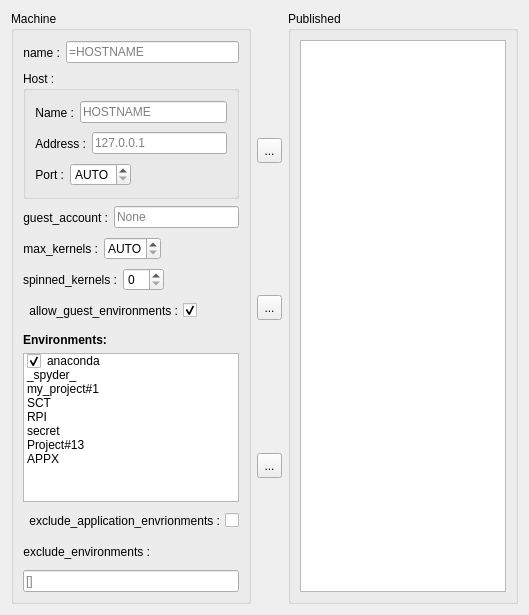
<?xml version="1.0" encoding="UTF-8"?>
<ui version="4.0">
 <class>Dialog</class>
 <widget class="QDialog" name="Dialog">
  <property name="geometry">
   <rect>
    <x>0</x>
    <y>0</y>
    <width>529</width>
    <height>615</height>
   </rect>
  </property>
  <property name="windowTitle">
   <string>Dialog</string>
  </property>
  <layout class="QHBoxLayout" name="horizontalLayout_4">
   <item>
    <widget class="QGroupBox" name="machineGroupBox">
     <property name="title">
      <string>Machine</string>
     </property>
     <layout class="QVBoxLayout" name="verticalLayout_5">
      <item>
       <layout class="QHBoxLayout" name="horizontalLayout_5">
        <item>
         <widget class="QLabel" name="label">
          <property name="sizePolicy">
           <sizepolicy hsizetype="Minimum" vsizetype="Fixed">
            <horstretch>0</horstretch>
            <verstretch>0</verstretch>
           </sizepolicy>
          </property>
          <property name="minimumSize">
           <size>
            <width>0</width>
            <height>25</height>
           </size>
          </property>
          <property name="maximumSize">
           <size>
            <width>16777215</width>
            <height>25</height>
           </size>
          </property>
          <property name="text">
           <string>name :</string>
          </property>
          <property name="alignment">
           <set>Qt::AlignRight|Qt::AlignTrailing|Qt::AlignVCenter</set>
          </property>
         </widget>
        </item>
        <item>
         <widget class="QLineEdit" name="serviceName">
          <property name="placeholderText">
           <string>=HOSTNAME</string>
          </property>
          <property name="clearButtonEnabled">
           <bool>true</bool>
          </property>
         </widget>
        </item>
       </layout>
      </item>
      <item>
       <widget class="QGroupBox" name="groupBox">
        <property name="title">
         <string>Host :</string>
        </property>
        <layout class="QVBoxLayout" name="verticalLayout_4">
         <item>
          <layout class="QHBoxLayout" name="horizontalLayout_11">
           <item>
            <widget class="QLabel" name="label_9">
             <property name="sizePolicy">
              <sizepolicy hsizetype="Minimum" vsizetype="Fixed">
               <horstretch>0</horstretch>
               <verstretch>0</verstretch>
              </sizepolicy>
             </property>
             <property name="minimumSize">
              <size>
               <width>0</width>
               <height>25</height>
              </size>
             </property>
             <property name="maximumSize">
              <size>
               <width>16777215</width>
               <height>25</height>
              </size>
             </property>
             <property name="text">
              <string>Name :</string>
             </property>
             <property name="alignment">
              <set>Qt::AlignRight|Qt::AlignTrailing|Qt::AlignVCenter</set>
             </property>
            </widget>
           </item>
           <item>
            <widget class="QLineEdit" name="hostName">
             <property name="placeholderText">
              <string>HOSTNAME</string>
             </property>
             <property name="clearButtonEnabled">
              <bool>true</bool>
             </property>
            </widget>
           </item>
          </layout>
         </item>
         <item>
          <layout class="QHBoxLayout" name="horizontalLayout_9">
           <item>
            <widget class="QLabel" name="label_7">
             <property name="sizePolicy">
              <sizepolicy hsizetype="Minimum" vsizetype="Fixed">
               <horstretch>0</horstretch>
               <verstretch>0</verstretch>
              </sizepolicy>
             </property>
             <property name="minimumSize">
              <size>
               <width>0</width>
               <height>25</height>
              </size>
             </property>
             <property name="maximumSize">
              <size>
               <width>16777215</width>
               <height>25</height>
              </size>
             </property>
             <property name="text">
              <string>Address :</string>
             </property>
             <property name="alignment">
              <set>Qt::AlignRight|Qt::AlignTrailing|Qt::AlignVCenter</set>
             </property>
            </widget>
           </item>
           <item>
            <widget class="QLineEdit" name="hostAddress">
             <property name="placeholderText">
              <string>127.0.0.1</string>
             </property>
             <property name="clearButtonEnabled">
              <bool>true</bool>
             </property>
            </widget>
           </item>
          </layout>
         </item>
         <item>
          <layout class="QHBoxLayout" name="horizontalLayout_10">
           <item>
            <widget class="QLabel" name="label_8">
             <property name="sizePolicy">
              <sizepolicy hsizetype="Minimum" vsizetype="Fixed">
               <horstretch>0</horstretch>
               <verstretch>0</verstretch>
              </sizepolicy>
             </property>
             <property name="minimumSize">
              <size>
               <width>0</width>
               <height>25</height>
              </size>
             </property>
             <property name="maximumSize">
              <size>
               <width>16777215</width>
               <height>25</height>
              </size>
             </property>
             <property name="text">
              <string>Port :</string>
             </property>
             <property name="alignment">
              <set>Qt::AlignRight|Qt::AlignTrailing|Qt::AlignVCenter</set>
             </property>
            </widget>
           </item>
           <item>
            <widget class="QSpinBox" name="hostPort">
             <property name="sizePolicy">
              <sizepolicy hsizetype="Maximum" vsizetype="Fixed">
               <horstretch>0</horstretch>
               <verstretch>0</verstretch>
              </sizepolicy>
             </property>
             <property name="specialValueText">
              <string>AUTO</string>
             </property>
             <property name="minimum">
              <number>0</number>
             </property>
             <property name="maximum">
              <number>65535</number>
             </property>
             <property name="value">
              <number>0</number>
             </property>
            </widget>
           </item>
           <item>
            <spacer name="horizontalSpacer_7">
             <property name="orientation">
              <enum>Qt::Horizontal</enum>
             </property>
             <property name="sizeHint" stdset="0">
              <size>
               <width>40</width>
               <height>20</height>
              </size>
             </property>
            </spacer>
           </item>
          </layout>
         </item>
        </layout>
       </widget>
      </item>
      <item>
       <layout class="QHBoxLayout" name="horizontalLayout_6">
        <item>
         <widget class="QLabel" name="label_4">
          <property name="sizePolicy">
           <sizepolicy hsizetype="Minimum" vsizetype="Fixed">
            <horstretch>0</horstretch>
            <verstretch>0</verstretch>
           </sizepolicy>
          </property>
          <property name="minimumSize">
           <size>
            <width>0</width>
            <height>25</height>
           </size>
          </property>
          <property name="maximumSize">
           <size>
            <width>16777215</width>
            <height>25</height>
           </size>
          </property>
          <property name="layoutDirection">
           <enum>Qt::LeftToRight</enum>
          </property>
          <property name="text">
           <string>guest_account :</string>
          </property>
          <property name="alignment">
           <set>Qt::AlignRight|Qt::AlignTrailing|Qt::AlignVCenter</set>
          </property>
         </widget>
        </item>
        <item>
         <widget class="QLineEdit" name="guestAccount">
          <property name="placeholderText">
           <string>None</string>
          </property>
          <property name="clearButtonEnabled">
           <bool>true</bool>
          </property>
         </widget>
        </item>
       </layout>
      </item>
      <item>
       <layout class="QHBoxLayout" name="horizontalLayout_7">
        <item>
         <widget class="QLabel" name="label_3">
          <property name="sizePolicy">
           <sizepolicy hsizetype="Minimum" vsizetype="Fixed">
            <horstretch>0</horstretch>
            <verstretch>0</verstretch>
           </sizepolicy>
          </property>
          <property name="minimumSize">
           <size>
            <width>0</width>
            <height>25</height>
           </size>
          </property>
          <property name="maximumSize">
           <size>
            <width>16777215</width>
            <height>25</height>
           </size>
          </property>
          <property name="text">
           <string>max_kernels :</string>
          </property>
          <property name="alignment">
           <set>Qt::AlignRight|Qt::AlignTrailing|Qt::AlignVCenter</set>
          </property>
         </widget>
        </item>
        <item>
         <widget class="QSpinBox" name="max_kernels">
          <property name="sizePolicy">
           <sizepolicy hsizetype="Preferred" vsizetype="Fixed">
            <horstretch>0</horstretch>
            <verstretch>0</verstretch>
           </sizepolicy>
          </property>
          <property name="specialValueText">
           <string>AUTO</string>
          </property>
          <property name="minimum">
           <number>0</number>
          </property>
          <property name="maximum">
           <number>16</number>
          </property>
          <property name="value">
           <number>0</number>
          </property>
         </widget>
        </item>
        <item>
         <spacer name="horizontalSpacer_5">
          <property name="orientation">
           <enum>Qt::Horizontal</enum>
          </property>
          <property name="sizeHint" stdset="0">
           <size>
            <width>40</width>
            <height>20</height>
           </size>
          </property>
         </spacer>
        </item>
       </layout>
      </item>
      <item>
       <layout class="QHBoxLayout" name="horizontalLayout_8">
        <item>
         <widget class="QLabel" name="label_5">
          <property name="sizePolicy">
           <sizepolicy hsizetype="Minimum" vsizetype="Fixed">
            <horstretch>0</horstretch>
            <verstretch>0</verstretch>
           </sizepolicy>
          </property>
          <property name="minimumSize">
           <size>
            <width>0</width>
            <height>25</height>
           </size>
          </property>
          <property name="maximumSize">
           <size>
            <width>16777215</width>
            <height>25</height>
           </size>
          </property>
          <property name="text">
           <string>spinned_kernels :</string>
          </property>
          <property name="alignment">
           <set>Qt::AlignRight|Qt::AlignTrailing|Qt::AlignVCenter</set>
          </property>
         </widget>
        </item>
        <item>
         <widget class="QSpinBox" name="spinned_kernels">
          <property name="sizePolicy">
           <sizepolicy hsizetype="Preferred" vsizetype="Fixed">
            <horstretch>0</horstretch>
            <verstretch>0</verstretch>
           </sizepolicy>
          </property>
          <property name="specialValueText">
           <string/>
          </property>
          <property name="minimum">
           <number>0</number>
          </property>
          <property name="maximum">
           <number>16</number>
          </property>
          <property name="value">
           <number>0</number>
          </property>
         </widget>
        </item>
        <item>
         <spacer name="horizontalSpacer_4">
          <property name="orientation">
           <enum>Qt::Horizontal</enum>
          </property>
          <property name="sizeHint" stdset="0">
           <size>
            <width>40</width>
            <height>20</height>
           </size>
          </property>
         </spacer>
        </item>
       </layout>
      </item>
      <item>
       <layout class="QHBoxLayout" name="horizontalLayout_3">
        <item>
         <widget class="QCheckBox" name="allow_guest_environments">
          <property name="sizePolicy">
           <sizepolicy hsizetype="Minimum" vsizetype="Fixed">
            <horstretch>0</horstretch>
            <verstretch>0</verstretch>
           </sizepolicy>
          </property>
          <property name="minimumSize">
           <size>
            <width>0</width>
            <height>25</height>
           </size>
          </property>
          <property name="maximumSize">
           <size>
            <width>16777215</width>
            <height>25</height>
           </size>
          </property>
          <property name="layoutDirection">
           <enum>Qt::RightToLeft</enum>
          </property>
          <property name="text">
           <string>allow_guest_environments :</string>
          </property>
          <property name="checked">
           <bool>true</bool>
          </property>
         </widget>
        </item>
        <item>
         <spacer name="horizontalSpacer_2">
          <property name="orientation">
           <enum>Qt::Horizontal</enum>
          </property>
          <property name="sizeHint" stdset="0">
           <size>
            <width>40</width>
            <height>20</height>
           </size>
          </property>
         </spacer>
        </item>
       </layout>
      </item>
      <item>
       <layout class="QVBoxLayout" name="verticalLayout">
        <item>
         <widget class="QLabel" name="label_2">
          <property name="sizePolicy">
           <sizepolicy hsizetype="Expanding" vsizetype="Fixed">
            <horstretch>0</horstretch>
            <verstretch>0</verstretch>
           </sizepolicy>
          </property>
          <property name="minimumSize">
           <size>
            <width>0</width>
            <height>18</height>
           </size>
          </property>
          <property name="maximumSize">
           <size>
            <width>16777215</width>
            <height>18</height>
           </size>
          </property>
          <property name="font">
           <font>
            <weight>75</weight>
            <bold>true</bold>
           </font>
          </property>
          <property name="text">
           <string>Environments:</string>
          </property>
          <property name="alignment">
           <set>Qt::AlignBottom|Qt::AlignLeading|Qt::AlignLeft</set>
          </property>
         </widget>
        </item>
        <item>
         <widget class="QListWidget" name="environments">
          <property name="sizePolicy">
           <sizepolicy hsizetype="Expanding" vsizetype="Expanding">
            <horstretch>0</horstretch>
            <verstretch>0</verstretch>
           </sizepolicy>
          </property>
          <property name="sizeAdjustPolicy">
           <enum>QAbstractScrollArea::AdjustToContents</enum>
          </property>
          <property name="showDropIndicator" stdset="0">
           <bool>false</bool>
          </property>
          <item>
           <property name="text">
            <string>anaconda</string>
           </property>
           <property name="checkState">
            <enum>Checked</enum>
           </property>
           <property name="flags">
            <set>ItemIsSelectable|ItemIsUserCheckable|ItemIsEnabled</set>
           </property>
          </item>
          <item>
           <property name="text">
            <string>_spyder_</string>
           </property>
           <property name="checkState">
            <enum>Unchecked</enum>
           </property>
           <property name="flags">
            <set>ItemIsSelectable|ItemIsUserCheckable|ItemIsEnabled</set>
           </property>
          </item>
          <item>
           <property name="text">
            <string>my_project#1</string>
           </property>
           <property name="checkState">
            <enum>Unchecked</enum>
           </property>
          </item>
          <item>
           <property name="text">
            <string>SCT</string>
           </property>
           <property name="checkState">
            <enum>Unchecked</enum>
           </property>
           <property name="flags">
            <set>ItemIsSelectable|ItemIsUserCheckable|ItemIsEnabled</set>
           </property>
          </item>
          <item>
           <property name="text">
            <string>RPI</string>
           </property>
           <property name="checkState">
            <enum>Unchecked</enum>
           </property>
           <property name="flags">
            <set>ItemIsSelectable|ItemIsUserCheckable|ItemIsEnabled</set>
           </property>
          </item>
          <item>
           <property name="text">
            <string>secret</string>
           </property>
           <property name="checkState">
            <enum>Unchecked</enum>
           </property>
           <property name="flags">
            <set>ItemIsSelectable|ItemIsUserCheckable|ItemIsEnabled</set>
           </property>
          </item>
          <item>
           <property name="text">
            <string>Project#13</string>
           </property>
           <property name="checkState">
            <enum>Unchecked</enum>
           </property>
           <property name="flags">
            <set>ItemIsSelectable|ItemIsUserCheckable|ItemIsEnabled</set>
           </property>
          </item>
          <item>
           <property name="text">
            <string>APPX</string>
           </property>
           <property name="checkState">
            <enum>Unchecked</enum>
           </property>
           <property name="flags">
            <set>ItemIsSelectable|ItemIsUserCheckable|ItemIsEnabled</set>
           </property>
          </item>
         </widget>
        </item>
       </layout>
      </item>
      <item>
       <layout class="QHBoxLayout" name="horizontalLayout_2">
        <item>
         <widget class="QCheckBox" name="exclude_application_environments">
          <property name="sizePolicy">
           <sizepolicy hsizetype="Minimum" vsizetype="Fixed">
            <horstretch>0</horstretch>
            <verstretch>0</verstretch>
           </sizepolicy>
          </property>
          <property name="minimumSize">
           <size>
            <width>0</width>
            <height>25</height>
           </size>
          </property>
          <property name="maximumSize">
           <size>
            <width>16777215</width>
            <height>25</height>
           </size>
          </property>
          <property name="layoutDirection">
           <enum>Qt::RightToLeft</enum>
          </property>
          <property name="text">
           <string>exclude_application_envrionments :</string>
          </property>
         </widget>
        </item>
        <item>
         <spacer name="horizontalSpacer">
          <property name="orientation">
           <enum>Qt::Horizontal</enum>
          </property>
          <property name="sizeHint" stdset="0">
           <size>
            <width>40</width>
            <height>20</height>
           </size>
          </property>
         </spacer>
        </item>
       </layout>
      </item>
      <item>
       <layout class="QVBoxLayout" name="verticalLayout_2">
        <item>
         <layout class="QHBoxLayout" name="horizontalLayout">
          <item>
           <widget class="QLabel" name="label_6">
            <property name="sizePolicy">
             <sizepolicy hsizetype="Minimum" vsizetype="Fixed">
              <horstretch>0</horstretch>
              <verstretch>0</verstretch>
             </sizepolicy>
            </property>
            <property name="minimumSize">
             <size>
              <width>0</width>
              <height>25</height>
             </size>
            </property>
            <property name="maximumSize">
             <size>
              <width>16777215</width>
              <height>25</height>
             </size>
            </property>
            <property name="text">
             <string>exclude_environments :</string>
            </property>
            <property name="alignment">
             <set>Qt::AlignRight|Qt::AlignTrailing|Qt::AlignVCenter</set>
            </property>
           </widget>
          </item>
          <item>
           <spacer name="horizontalSpacer_6">
            <property name="orientation">
             <enum>Qt::Horizontal</enum>
            </property>
            <property name="sizeHint" stdset="0">
             <size>
              <width>40</width>
              <height>20</height>
             </size>
            </property>
           </spacer>
          </item>
         </layout>
        </item>
        <item>
         <widget class="QLineEdit" name="exclude_environments">
          <property name="toolTip">
           <string>Needs to be a python list</string>
          </property>
          <property name="placeholderText">
           <string>[]</string>
          </property>
          <property name="clearButtonEnabled">
           <bool>true</bool>
          </property>
         </widget>
        </item>
       </layout>
      </item>
     </layout>
    </widget>
   </item>
   <item>
    <layout class="QVBoxLayout" name="verticalLayout_3">
     <item>
      <spacer name="verticalSpacer">
       <property name="orientation">
        <enum>Qt::Vertical</enum>
       </property>
       <property name="sizeHint" stdset="0">
        <size>
         <width>20</width>
         <height>40</height>
        </size>
       </property>
      </spacer>
     </item>
     <item>
      <widget class="QToolButton" name="publish">
       <property name="minimumSize">
        <size>
         <width>25</width>
         <height>25</height>
        </size>
       </property>
       <property name="maximumSize">
        <size>
         <width>25</width>
         <height>25</height>
        </size>
       </property>
       <property name="text">
        <string>...</string>
       </property>
      </widget>
     </item>
     <item>
      <spacer name="verticalSpacer_2">
       <property name="orientation">
        <enum>Qt::Vertical</enum>
       </property>
       <property name="sizeHint" stdset="0">
        <size>
         <width>20</width>
         <height>40</height>
        </size>
       </property>
      </spacer>
     </item>
     <item>
      <widget class="QToolButton" name="update">
       <property name="minimumSize">
        <size>
         <width>25</width>
         <height>25</height>
        </size>
       </property>
       <property name="maximumSize">
        <size>
         <width>25</width>
         <height>25</height>
        </size>
       </property>
       <property name="text">
        <string>...</string>
       </property>
      </widget>
     </item>
     <item>
      <spacer name="verticalSpacer_3">
       <property name="orientation">
        <enum>Qt::Vertical</enum>
       </property>
       <property name="sizeHint" stdset="0">
        <size>
         <width>20</width>
         <height>40</height>
        </size>
       </property>
      </spacer>
     </item>
     <item>
      <widget class="QToolButton" name="unpublish">
       <property name="minimumSize">
        <size>
         <width>25</width>
         <height>25</height>
        </size>
       </property>
       <property name="maximumSize">
        <size>
         <width>25</width>
         <height>25</height>
        </size>
       </property>
       <property name="text">
        <string>...</string>
       </property>
      </widget>
     </item>
     <item>
      <spacer name="verticalSpacer_4">
       <property name="orientation">
        <enum>Qt::Vertical</enum>
       </property>
       <property name="sizeHint" stdset="0">
        <size>
         <width>20</width>
         <height>40</height>
        </size>
       </property>
      </spacer>
     </item>
    </layout>
   </item>
   <item>
    <widget class="QGroupBox" name="publishGroupBox">
     <property name="title">
      <string>Published</string>
     </property>
     <layout class="QGridLayout" name="gridLayout">
      <item row="0" column="0">
       <widget class="QListWidget" name="published">
        <property name="editTriggers">
         <set>QAbstractItemView::SelectedClicked</set>
        </property>
        <property name="showDropIndicator" stdset="0">
         <bool>false</bool>
        </property>
        <property name="selectionBehavior">
         <enum>QAbstractItemView::SelectRows</enum>
        </property>
       </widget>
      </item>
     </layout>
    </widget>
   </item>
  </layout>
 </widget>
 <resources/>
 <connections/>
</ui>
